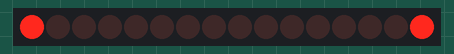
This sketch was run on a simulated Arduino Uno, built with avr-gcc and run on an emulated ATmega328P. Parts: 16 shift-register outputs drawn as a row of LEDs (first output left, lit = HIGH). Wiring (inferred from the names in the program): 2 × shift register (74HC595): data pin 11; shift clock pin 12; latch pin 8. Wiring (inferred from the signals the program sends): row of LEDs: on Q0, Q1, Q2, Q3, Q4, Q5, Q6, Q7, Q8, Q9, Q10, Q11, Q12, Q13, Q14, Q15.

Above: at 0.3 s.
At 1.8 s:
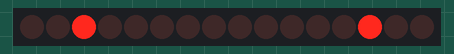
At 2.6 s:
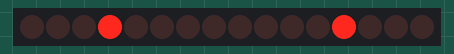
At 3.3 s:
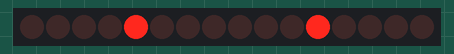
At 4.8 s:
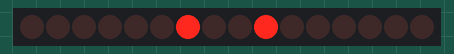
At 7.1 s:
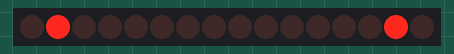
Timing chart, 0 to 7.8 s (numbered marks = the images above):
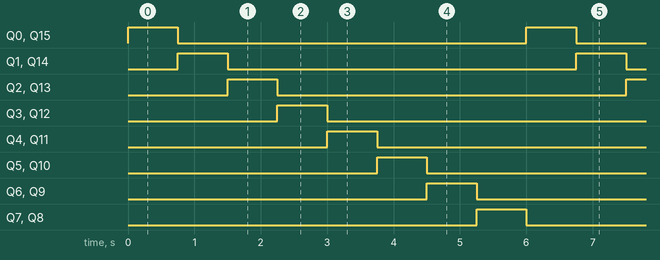

Measured:
- by itself, Q0–15: alternates HIGH for 0.75 s and LOW for 5.3 s
- by itself, everything shown: repeats every 6.0 s, in 8 steps

The sketch:

main.ino
```cpp
const int latchPin = 8;
const int clockPin = 12;
const int dataPin  = 11;

void closeLatch() {
    digitalWrite(latchPin, LOW);
}

void openLatch() {
    digitalWrite(latchPin, HIGH);
}

void sendData(byte *data, uint8_t len) {
    closeLatch();

    for (uint8_t i = 0; i < len; i++) {
        shiftOut(dataPin, clockPin, MSBFIRST, data[i]);
    }

    openLatch();
}

void setup() {
    pinMode(latchPin, OUTPUT);
    pinMode(dataPin, OUTPUT);
    pinMode(clockPin, OUTPUT);
}

void loop() {
    lightInSequence();
}

int greenLed = 0;
int blueLed  = 7;
void lightInSequence() {
    byte greenData = 0;
    byte blueData  = 0;
    byte data[2];

    bitWrite(greenData, greenLed, HIGH);
    bitWrite(blueData,  blueLed, HIGH);

    data[0] = blueData;
    data[1] = greenData;
    sendData(data, 2);

    delay(750);

    greenLed++;
    if (greenLed == 8) {
        greenLed = 0;
    }

    blueLed--;
    if (blueLed < 0) {
        blueLed = 7;
    }
}

void helloWorld() {
  // count from 0 to 255 and display the number
  // on the LEDs
  for (int numberToDisplay = 0; numberToDisplay < 256; numberToDisplay++) {
    // take the latchPin low so
    // the LEDs don't change while you're sending in bits:
    digitalWrite(latchPin, LOW);
    // shift out the bits:
    shiftOut(dataPin, clockPin, MSBFIRST, numberToDisplay);

    //take the latch pin high so the LEDs will light up:
    digitalWrite(latchPin, HIGH);
    // pause before next value:
    delay(500);
  }
}
```
